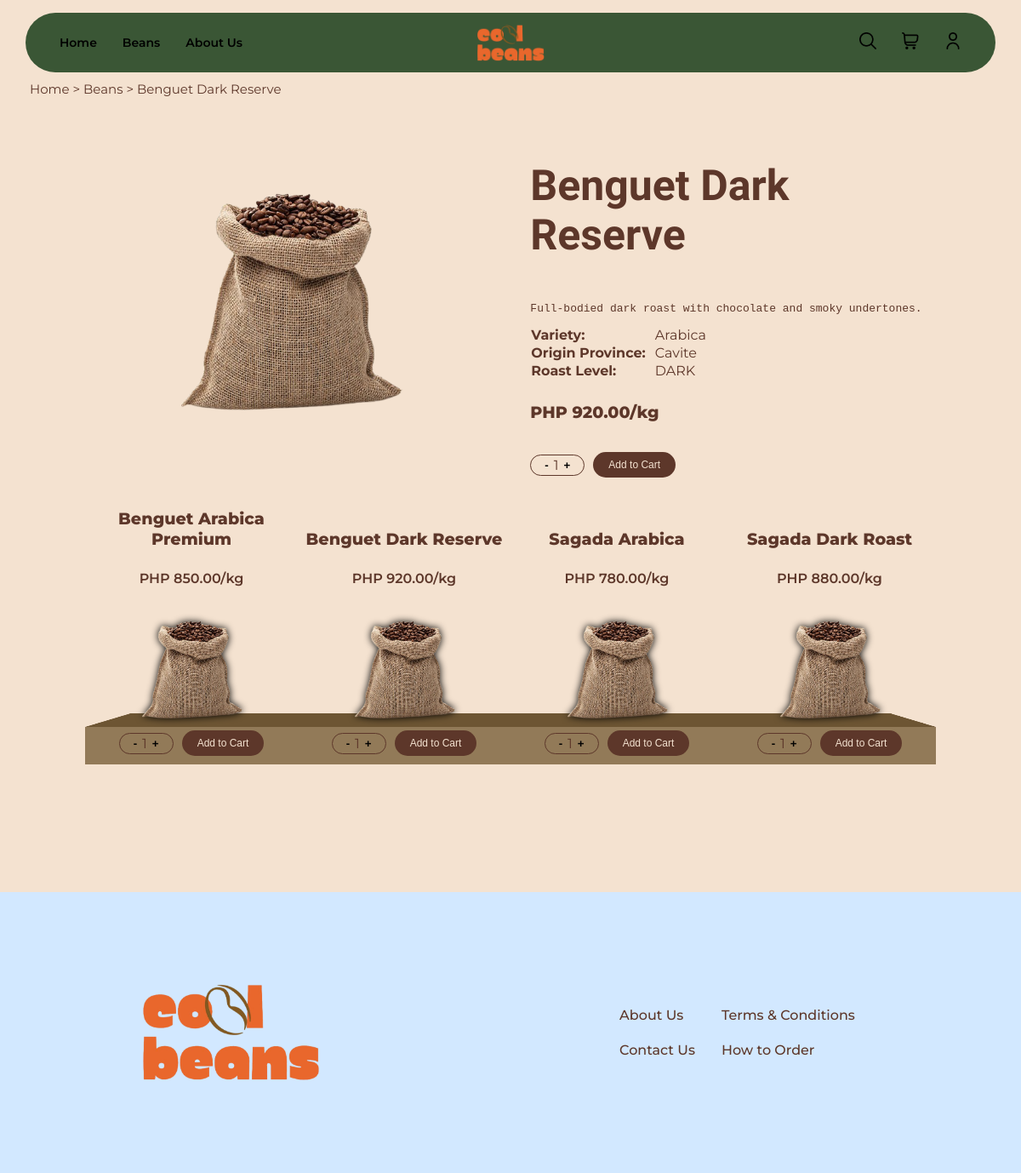
Screenshot of /views/item.php?id=2 with the database file from the repository.
### tables this page shows
CREATE TABLE IF NOT EXISTS `coffee_bean` (
  `bean_id` INT NOT NULL AUTO_INCREMENT,
  `bean_name` VARCHAR(100) NOT NULL,
  `variety` VARCHAR(100) NULL,
  `origin_province_id` INT NOT NULL,
  `roast_level` ENUM('LIGHT', 'MEDIUM', 'MEDIUM_DARK', 'DARK') NULL,
  `price_per_kg` DECIMAL(10,2) NOT NULL,
  `supplier_id` INT NOT NULL,
  `description` TEXT NULL,
  PRIMARY KEY (`bean_id`),
  UNIQUE INDEX `bean_id_UNIQUE` (`bean_id` ASC) VISIBLE,
  INDEX `fk_coffee_bean_province1_idx` (`origin_province_id` ASC) VISIBLE,
  INDEX `fk_coffee_bean_supplier_idx` (`supplier_id` ASC) VISIBLE,
  CONSTRAINT `fk_coffee_bean_province1`
    FOREIGN KEY (`origin_province_id`)
    REFERENCES `province` (`province_id`)
    ON DELETE NO ACTION
    ON UPDATE NO ACTION,
  CONSTRAINT `fk_coffee_bean_supplier`
    FOREIGN KEY (`supplier_id`) 
    REFERENCES `supplier`(`supplier_id`)
    ON DELETE NO ACTION
    ON UPDATE NO ACTION);

CREATE TABLE IF NOT EXISTS `province` (
  `province_id` INT NOT NULL AUTO_INCREMENT,
  `province_name` VARCHAR(45) NOT NULL,
  `region_id` INT NOT NULL,
  PRIMARY KEY (`province_id`),
  UNIQUE INDEX `province_id_UNIQUE` (`province_id` ASC) VISIBLE,
  INDEX `fk_province_region_idx` (`region_id` ASC) VISIBLE,
  CONSTRAINT `fk_province_region`
    FOREIGN KEY (`region_id`)
    REFERENCES `region` (`region_id`)
    ON DELETE NO ACTION
    ON UPDATE NO ACTION);

### views/item.php (called while the page is built, shortened)
<?php
require_once '../coffee-backend/config/db-connect.php';
$bean_id = $_GET['id'] ?? null;
$query = "SELECT cb.*, p.province_name
          FROM coffee_bean cb
          JOIN province p ON cb.origin_province_id = p.province_id
          WHERE cb.bean_id = ?";
$stmt = mysqli_prepare($conn, $query);
mysqli_stmt_bind_param($stmt, 'i', $bean_id);
mysqli_stmt_execute($stmt);
$result = mysqli_stmt_get_result($stmt);
$selected = mysqli_fetch_assoc($result);
$bean_result = mysqli_query($conn, "SELECT bean_id, bean_name, price_per_kg FROM coffee_bean LIMIT 4");
$beans = [];
while ($row = mysqli_fetch_assoc($bean_result)) {
    $beans[] = $row;
}
$location = 'Home > Beans > ' . $selected['bean_name'];
include __DIR__ . '/partials/header.php';
include __DIR__ . '/partials/breadcrumb.php';
include __DIR__ . '/partials/item/product.php';
include __DIR__ . '/partials/item/product_row.php';
include __DIR__ . '/partials/footer.php';
include __DIR__ . '/../views/layouts/layout.php';
?>

### views/partials/item/product_row.php (the view, shortened to what this page needs)
<div class="product-row">
    <div class="product-items">
        <?php foreach ($beans as $bean): ?>
            <div class="bean-item" data-id="<?= $bean['bean_id'] ?>">
                <div class="bean-link" onclick="window.location.href='/itdbadm-mp/views/item.php?id=<?= $bean['bean_id'] ?>'">
                    <h4><?= htmlspecialchars($bean['bean_name']) ?></h4>
                    <p>PHP <?= number_format($bean['price_per_kg'], 2) ?>/kg</p>
                    <img src="/itdbadm-mp/public/common/coffee-bag.png">
                </div>
                <div class="controls">
                    <div class="qty-selector">
                        <button class="qty-btn minus" data-id="<?= $bean['bean_id'] ?>">-</button>
                        <span class="qty-display" id="qty-<?= $bean['bean_id'] ?>">1</span>
                        <button class="qty-btn plus" data-id="<?= $bean['bean_id'] ?>">+</button>
                    </div>
                    <button class="add-btn" data-id="<?= $bean['bean_id'] ?>" onclick="addToCart(<?= $bean['bean_id'] ?>)">Add to Cart</button>
                </div>
            </div>
        <?php endforeach; ?>
    </div>
</div>

### views/partials/breadcrumb.php
<div class="breadcrumb">
    <p><?= htmlspecialchars($location) ?></p>
</div>

### views/partials/item/product.php (shortened to what this page needs)
<div class="product-container">
    <div class="left-panel">
        <img src="/itdbadm-mp/public/common/coffee-bag.png">
    </div>
    <div class="right-panel">
        <div class="description">
            <h3><?= htmlspecialchars($selected['bean_name']) ?></h3>
            <pre><?= htmlspecialchars($selected['description']) ?></pre>
            <table>
                <tr>
                    <td style="font-weight: bold;">Variety:</td>
                    <td><?= htmlspecialchars($selected['variety']) ?></td>
                </tr>
                <tr>
                    <td style="font-weight: bold;">Origin Province:</td>
                    <td><?= htmlspecialchars($selected['province_name']) ?></td>
                </tr>
                <tr>
                    <td style="font-weight: bold;">Roast Level:</td>
                    <td><?= htmlspecialchars($selected['roast_level']) ?></td>
                </tr>
            </table>
            <h4>PHP <?= htmlspecialchars($selected['price_per_kg']) ?>/kg</h4>
        </div>
        <div class="option">
            <div class="controls">
                <div class="qty-selector">
                    <button class="qty-btn minus" data-id="<?= $selected['bean_id'] ?>">-</button>
                    <span class="qty-display" id="qty-<?= $selected['bean_id'] ?>">1</span>
                    <button class="qty-btn plus" data-id="<?= $selected['bean_id'] ?>">+</button>
                </div>
                <button class="add-btn" data-id="<?= $selected['bean_id'] ?>" onclick="addToCart(<?= $selected['bean_id'] ?>)">Add to Cart</button>
            </div>
        </div>
    </div>
</div>

### public/common/style.css (style rules this page uses)
body { background-color: #F4E2D0; color: #5D372A; font-family: 'Montserrat', sans-serif; margin: 0; display: flex; flex-direction: column; align-items: center; }
h4 { font-weight: 800; font-size: larger; }
.product-row { width: 90%; max-width: 1000px; margin-bottom: 100px; background-image: url("/itdbadm-mp/public/common/shelf.png"); background-repeat: no-repeat; background-position: bottom center; background-size: 100% 60px; padding-bottom: 10px; }
.product-items { display: flex; justify-content: space-around; align-items: flex-end; width: 100%; flex-wrap: wrap; }
.bean-item { width: calc(25% - 20px); }
.bean-item { text-align: center; width: 250px; display: flex; flex-direction: column; align-items: center; }
.bean-item img { height: 180px; width: auto; margin-bottom: -30px; filter: drop-shadow(0 0 4px black); }
.bean-item p { margin: 5px 0; font-weight: 600; }
.controls { display: flex; align-items: center; gap: 10px; margin-top: 10px; }
.qty-selector { display: flex; align-items: center; border: solid 1px; border-color: #5D372A; border-radius: 20px; padding: 2px 10px; }
.qty-selector button { background: none; border: none; cursor: pointer; font-weight: bold; }
.add-btn { background-color: #5D372A; color: #F4E2D0; border: none; border-radius: 20px; padding: 8px 18px; font-size: 12px; cursor: pointer; }
table { border-collapse: separate; border-spacing: 20px; }
.breadcrumb { margin-top: 80px; font-size: 15px; display: flex; align-self: flex-start; padding: 0 0 0 35px; }
.product-container { display: flex; flex-direction: row; align-items: center; justify-content: space-between; gap: 15%; }
.right-panel { display: flex; flex-direction: column; justify-content: space-between; align-items: flex-start; gap: 3%; padding: 10px; }
.description h3 { font-size: 50px; font-family: Notable; }
.description table { border: none; border-collapse: collapse; }
.description table th,td { padding-right: 10px; }
.left-panel img { height: 400px; width: 300px; }
.bean-link { cursor: pointer; text-decoration: none; color: #5D372A; }

### rows the page displays
coffee_bean: bean_name "Home > Beans > Benguet Dark Reserve", bean_name "Benguet Dark Reserve", description "Full-bodied dark roast with chocolate and smoky undertones.", variety "Arabica", origin_province.province_name "Cavite", roast_level "DARK", price_per_kg "920.00"
coffee_bean: bean_name "Benguet Arabica Premium", price_per_kg "850.00"
coffee_bean: bean_name "Sagada Arabica", price_per_kg "780.00"
coffee_bean: bean_name "Sagada Dark Roast", price_per_kg "880.00"
